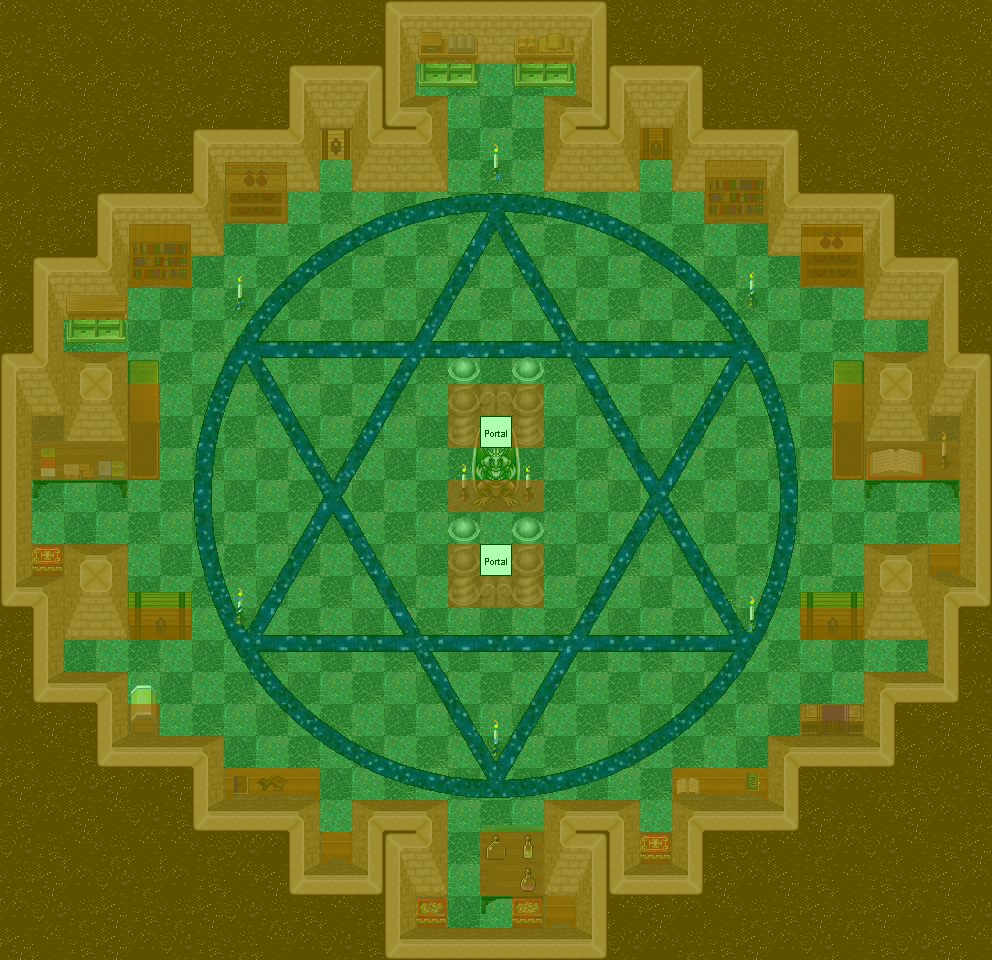

A 2D game scene composited from a Tiled map and its tileset images. What follows is a short description and the map's XML, with each tile layer's data collapsed to a summary:
An orthogonal 31x30 tile map with 32x32 px tiles, 8 tile layers (0_floor, 1_terrain, 2_object, 3_roof, ...), 33 tilesets.

<map version="1.0" orientation="orthogonal" renderorder="right-down" width="31" height="30" tilewidth="32" tileheight="32" nextobjectid="1">
 <tileset firstgid="1" name="..\tileset\building\castle.png" tilewidth="32" tileheight="32" tilecount="320" columns="20">
  <image source="../../tileset/building/castle.png" width="640" height="512" />
 </tileset>
 <tileset firstgid="321" name="..\tileset\logic\collision.png" tilewidth="32" tileheight="32" tilecount="1" columns="1">
  <image source="../../tileset/logic/collision.png" width="32" height="32" />
 </tileset>
 <tileset firstgid="322" name="..\tileset\ground\indoor\blue_green.png" tilewidth="32" tileheight="32" tilecount="4" columns="2">
  <image source="../../tileset/ground/indoor/blue_green.png" width="64" height="64" />
 </tileset>
 <tileset firstgid="326" name="..\tileset\sky\stars.png" tilewidth="32" tileheight="32" tilecount="6" columns="3">
  <image source="../../tileset/sky/stars.png" width="96" height="64" />
 </tileset>
 <tileset firstgid="332" name="..\tileset\ground\cobblestones.png" tilewidth="32" tileheight="32" tilecount="4" columns="2">
  <image source="../../tileset/ground/cobblestones.png" width="64" height="64" />
 </tileset>
 <tileset firstgid="336" name="..\tileset\ground\hexagramm.png" tilewidth="32" tileheight="32" tilecount="722" columns="19">
  <image source="../../tileset/ground/hexagramm.png" width="608" height="1216" />
 </tileset>
 <tileset firstgid="1058" name="..\tileset\furniture\light\floating_candle.png" tilewidth="32" tileheight="32" tilecount="16" columns="4">
  <image source="../../tileset/furniture/light/floating_candle.png" width="128" height="128" />
 </tileset>
 <tileset firstgid="1074" name="..\tileset\furniture\light\lights_candle.png" tilewidth="32" tileheight="32" tilecount="36" columns="6">
  <image source="../../tileset/furniture/light/lights_candle.png" width="192" height="192" />
 </tileset>
 <tileset firstgid="1110" name="..\tileset\object\zekiel.png" tilewidth="32" tileheight="32" tilecount="54" columns="6">
  <image source="../../tileset/object/zekiel.png" width="192" height="288" />
 </tileset>
 <tileset firstgid="1164" name="..\tileset\furniture\shelve\dark_bookshelf_2.png" tilewidth="32" tileheight="32" tilecount="6" columns="3">
  <image source="../../tileset/furniture/shelve/dark_bookshelf_2.png" width="96" height="64" />
 </tileset>
 <tileset firstgid="1170" name="..\tileset\furniture\shelve\pale_book_bottle_shelf.png" tilewidth="32" tileheight="32" tilecount="12" columns="3">
  <image source="../../tileset/furniture/shelve/pale_book_bottle_shelf.png" width="96" height="128" />
 </tileset>
 <tileset firstgid="1182" name="..\tileset\furniture\shelve\dark_bottle_shelf.png" tilewidth="32" tileheight="32" tilecount="6" columns="3">
  <image source="../../tileset/furniture/shelve/dark_bottle_shelf.png" width="96" height="64" />
 </tileset>
 <tileset firstgid="1188" name="..\tileset\building\decoration\floor_sparkle.png" tilewidth="32" tileheight="32" tilecount="18" columns="3">
  <image source="../../tileset/building/decoration/floor_sparkle.png" width="96" height="192" />
 </tileset>
 <tileset firstgid="1206" name="..\tileset\item\statue\green_stone_3.png" tilewidth="32" tileheight="32" tilecount="3" columns="1">
  <image source="../../tileset/item/statue/green_stone_3.png" width="32" height="96" />
 </tileset>
 <tileset firstgid="1209" name="..\tileset\furniture\shelve\small_shelf.png" tilewidth="32" tileheight="32" tilecount="8" columns="2">
  <image source="../../tileset/furniture/shelve/small_shelf.png" width="64" height="128" />
 </tileset>
 <tileset firstgid="1217" name="..\tileset\item\chest\small.png" tilewidth="32" tileheight="32" tilecount="2" columns="1">
  <image source="../../tileset/item/chest/small.png" width="32" height="64" />
 </tileset>
 <tileset firstgid="1219" name="..\tileset\item\chemistry\empty_bottles.png" tilewidth="32" tileheight="32" tilecount="12" columns="4">
  <image source="../../tileset/item/chemistry/empty_bottles.png" width="128" height="96" />
 </tileset>
 <tileset firstgid="1231" name="..\tileset\item\chemistry\bottle.png" tilewidth="32" tileheight="32" tilecount="5" columns="1">
  <image source="../../tileset/item/chemistry/bottle.png" width="32" height="160" />
 </tileset>
 <tileset firstgid="1236" name="..\tileset\item\chemistry\flask.png" tilewidth="32" tileheight="32" tilecount="3" columns="1">
  <image source="../../tileset/item/chemistry/flask.png" width="32" height="96" />
 </tileset>
 <tileset firstgid="1239" name="..\tileset\furniture\table\wooden_trestle.png" tilewidth="32" tileheight="32" tilecount="9" columns="3">
  <image source="../../tileset/furniture/table/wooden_trestle.png" width="96" height="96" />
 </tileset>
 <tileset firstgid="1248" name="..\tileset\furniture\table\bench.png" tilewidth="32" tileheight="32" tilecount="3" columns="3">
  <image source="../../tileset/furniture/table/bench.png" width="96" height="32" />
 </tileset>
 <tileset firstgid="1251" name="..\tileset\item\documents\book.png" tilewidth="32" tileheight="32" tilecount="4" columns="2">
  <image source="../../tileset/item/documents/book.png" width="64" height="64" />
 </tileset>
 <tileset firstgid="1255" name="..\tileset\item\documents\books2.png" tilewidth="32" tileheight="32" tilecount="4" columns="2">
  <image source="../../tileset/item/documents/books2.png" width="64" height="64" />
 </tileset>
 <tileset firstgid="1259" name="..\tileset\item\boxes.png" tilewidth="32" tileheight="32" tilecount="4" columns="2">
  <image source="../../tileset/item/boxes.png" width="64" height="64" />
 </tileset>
 <tileset firstgid="1263" name="..\tileset\item\chest\chests_red.png" tilewidth="32" tileheight="32" tilecount="4" columns="2">
  <image source="../../tileset/item/chest/chests_red.png" width="64" height="64" />
 </tileset>
 <tileset firstgid="1267" name="..\tileset\item\chest\wooden_dark.png" tilewidth="32" tileheight="32" tilecount="1" columns="1">
  <image source="../../tileset/item/chest/wooden_dark.png" width="32" height="32" />
 </tileset>
 <tileset firstgid="1268" name="..\tileset\item\chest\chest_2.png" tilewidth="32" tileheight="32" tilecount="6" columns="3">
  <image source="../../tileset/item/chest/chest_2.png" width="96" height="64" />
 </tileset>
 <tileset firstgid="1274" name="..\tileset\item\chest\chest_purple.png" tilewidth="32" tileheight="32" tilecount="2" columns="2">
  <image source="../../tileset/item/chest/chest_purple.png" width="64" height="32" />
 </tileset>
 <tileset firstgid="1276" name="..\tileset\furniture\table\square.png" tilewidth="32" tileheight="32" tilecount="1" columns="1">
  <image source="../../tileset/furniture/table/square.png" width="32" height="32" />
 </tileset>
 <tileset firstgid="1277" name="..\tileset\furniture\shelve\wardrobe_lateral.png" tilewidth="32" tileheight="32" tilecount="8" columns="2">
  <image source="../../tileset/furniture/shelve/wardrobe_lateral.png" width="64" height="128" />
 </tileset>
 <tileset firstgid="1285" name="..\tileset\item\chest\large.png" tilewidth="32" tileheight="32" tilecount="8" columns="4">
  <image source="../../tileset/item/chest/large.png" width="128" height="64" />
 </tileset>
 <tileset firstgid="1293" name="..\tileset\logic\portal.png" tilewidth="32" tileheight="32" tilecount="7" columns="7">
  <image source="../../tileset/logic/portal.png" width="224" height="32" />
 </tileset>
 <tileset firstgid="1300" name="..\tileset\logic\protection.png" tilewidth="32" tileheight="32" tilecount="2" columns="2">
  <image source="../../tileset/logic/protection.png" width="64" height="32" />
 </tileset>
 <layer name="0_floor" width="31" height="30">
  <data>[930 cells, 930 non-empty, 13 distinct tile ids]</data>
 </layer>
 <layer name="1_terrain" width="31" height="30">
  <data>[930 cells, 474 non-empty, 273 distinct tile ids]</data>
 </layer>
 <layer name="2_object" width="31" height="30">
  <data>[930 cells, 217 non-empty, 55 distinct tile ids]</data>
 </layer>
 <layer name="3_roof" width="31" height="30">
  <data>[930 cells, 38 non-empty, 29 distinct tile ids]</data>
 </layer>
 <layer name="4_roof_add" width="31" height="30">
  <data>[930 cells, 2 non-empty, 2 distinct tile ids]</data>
 </layer>
 <layer name="objects" width="31" height="30">
  <data>[930 cells, 2 non-empty, 1 distinct tile ids]</data>
 </layer>
 <layer name="collision" width="31" height="30" opacity="0.54">
  <data>[930 cells, 512 non-empty, 1 distinct tile ids]</data>
 </layer>
 <layer name="protection" width="31" height="30" opacity="0.32">
  <data>[930 cells, 930 non-empty, 1 distinct tile ids]</data>
 </layer>
</map>
